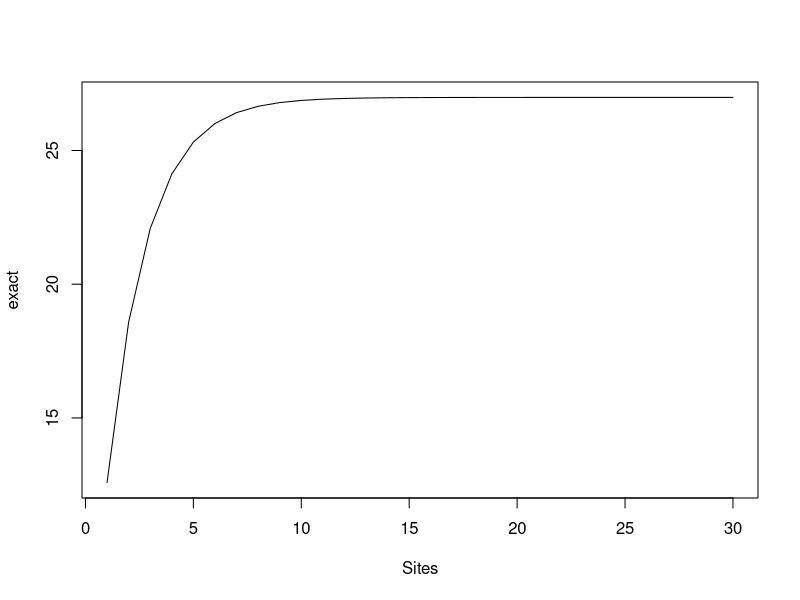

This figure's R source:
## ---- chunk 1
knitr::opts_chunk$set(echo = TRUE)
## ---- chunk 2
library(vegan)
library(tidyverse)
## ---- chunk 3
fish <- read_csv("../data_raw/Doubs_fish.csv")
head(fish)
## ---- chunk 4
fish_sac <- specaccum(fish)
## ---- chunk 5
fish_fit_sac <- fitspecaccum(fish_sac, model = "asymp")
## ---- chunk 6
coef(fish_fit_sac)
## ---- chunk 7
plot(fish_fit_sac)
## ---- chunk 8
# Don't worry about understanding this code! 
# I'm making the frequencies of each fish species and making them into a dataframe
# The rownames are turned into a new column called "species"
fish_abund <- as_tibble(fish_sac$freq, rownames = "species")
head(fish_abund)
## ---- chunk 9
nrow(fish_abund)
## ---- chunk 10
N <- sum(fish_abund$value)
N
## ---- chunk 11
fish_abund$prop <- fish_abund$value / N
head(fish_abund)
## ---- chunk 12
fish_abund$ln_prop <- log(fish_abund$prop)
head(fish_abund)
## ---- chunk 13
fish_abund$prop_x_lnprop <- fish_abund$prop * fish_abund$ln_prop
head(fish_abund)
## ---- chunk 14
H = sum(fish_abund$prop_x_lnprop) * -1
H
## ---- chunk 15
H_tidy <- as_tibble(fish_sac$freq, rownames = "species") %>% 
  mutate(prop = value / N, # using the N already created
         ln_prop = log(prop),
         prop_x_lnprop = prop * ln_prop) %>% 
  summarise(H = sum(prop_x_lnprop) * -1)
H_tidy
## ---- chunk 16
algar <- read.csv("../data_raw/algar_data.csv")
head(algar)
## ---- chunk 17
algar_long <- algar %>% 
  rownames_to_column("site") %>% 
  pivot_longer(Alces.alces:Ursus.americanus,
               names_to = "species", values_to = "abundance") %>% 
  filter(abundance > 0)
head(algar_long)
## ---- chunk 18
H_indices <- algar_long %>% 
  group_by(Deployment.Location.ID) %>%            # group the data by site
  mutate(N = sum(abundance),    # calculate the total abunddance for each site
         prop = abundance / N,  # calculate the proportion of each species per site
         ln_prop = log(prop),
         prop_ln_prop = prop * ln_prop) %>% 
  summarise(H = sum(prop_ln_prop) * -1)
H_indices
